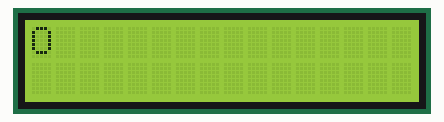
Simulated run of this sketch. Board: Arduino Uno, built with avr-gcc and run on an emulated ATmega328P. On the bench: 16×2 character LCD.

Above: at 0.1 s.
At 4.1 s:
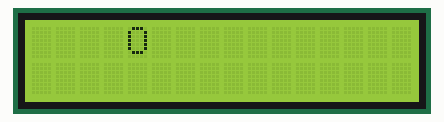
At 9.1 s:
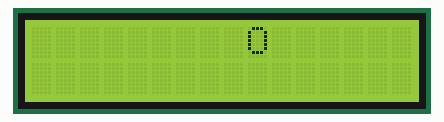
At 19.2 s:
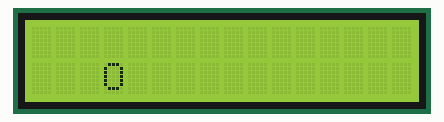
At 28.2 s:
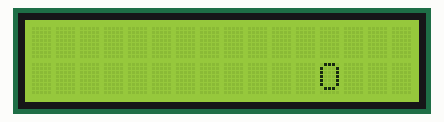
At 38.2 s:
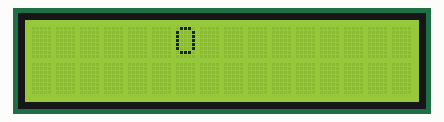

The sketch:

LCDTest.ino
```cpp
#include <LiquidCrystal.h>
LiquidCrystal lcd(12,11,5,4,3,2);

const int rows = 1; // counting 0 also (so 2 rows)
const int columns = 15; // counting 0 also (so 16 columns)

int currentRow = 0;
int currentCol = 0;

void setup() {
  // put your setup code here, to run once:
  lcd.begin(16,2);
  lcd.print("Ask the");

  lcd.setCursor(0,1);
  lcd.print("Crystal Ball!");

  lcd.setCursor(0,0);
}

void loop() {
  // clear the screen
  lcd.clear();

  // calculate positions
  if(currentCol > columns) {
    currentCol = 0;
    currentRow++;
  }
  if(currentRow > rows) {
    currentRow = 0;
  }

  lcd.setCursor(currentCol,currentRow);
  lcd.print("O");
  currentCol++;
  delay(1000);
}
```

Measured:
- what the display in image 1 shows lasts 1.0 s, from 4.1 s to 5.1 s
